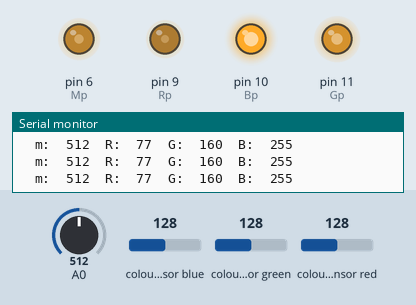
This sketch was run on a simulated Arduino Uno, built with avr-gcc and run on an emulated ATmega328P. On the bench: output pins drawn as LEDs (lit = HIGH), the last lines printed to the serial monitor. Dashed ring = blinking. The test bench sets the inputs (shaded band); at power-on: A0 = 512, colour sensor blue 128, colour sensor green 128, colour sensor red 128.

Above: at 1.29 s.
1.3 s: A0 set to 223
4.3 s: A0 set to 191
7.3 s: colour sensor blue set to 123
At 7.48 s:
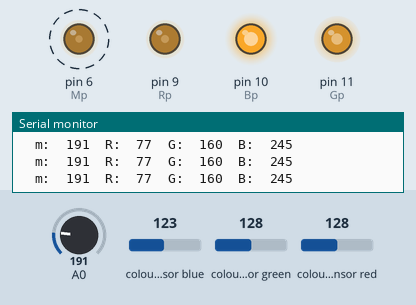
10.3 s: colour sensor green set to 5
At 10.47 s:
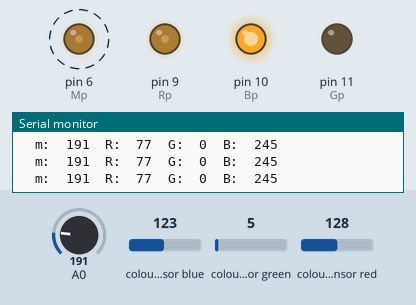
13.3 s: colour sensor red set to 5
At 13.45 s:
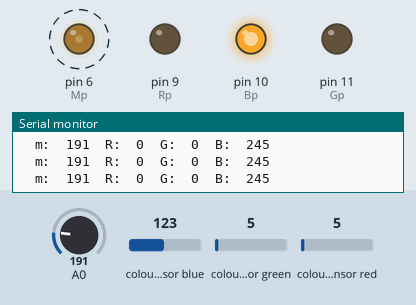
16.3 s: colour sensor blue set to 5
At 16.48 s:
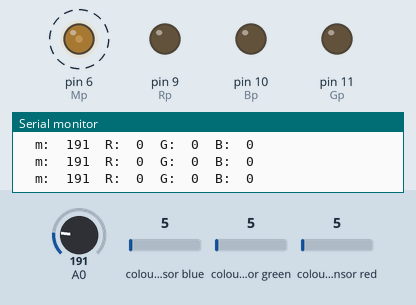
Timing chart, 0 to 20.3 s (numbered marks = the images above; inputs shaded):
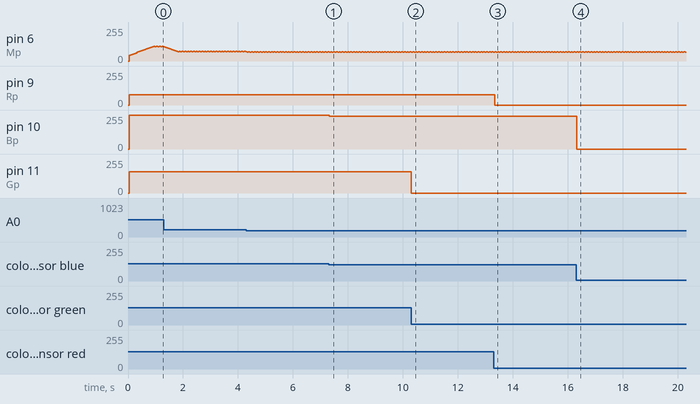

Measured:
- the behaviour switches between 127 and 126 on colour sensor blue (found by bisection; images 0 and 1)
- after the input at 7.3 s, pin 10 (Bp): 255/255 → 245/255 at once
- after the input at 10.3 s, pin 11 (Gp): 160/255 → 0/255 at once
- after the input at 13.3 s, pin 9 (Rp): 77/255 → 0/255 at once
- after the input at 16.3 s, pin 10 (Bp): 245/255 → 0/255 at once
- by itself, pin 6 (Mp): alternates 68/255 for 0.05 s and 64/255 for 0.05 s

The sketch:

sketch_nov05a.ino
```cpp
#include <Wire.h>
#include <Adafruit_TCS34725.h>
int Rp = 9;
int Gp = 11;
int Bp = 10;
int mp = 40;
int Mp = 6;

Adafruit_TCS34725 tcs = Adafruit_TCS34725(TCS34725_INTEGRATIONTIME_50MS, TCS34725_GAIN_4X);

void setup(){
Serial.begin(9600);
if (tcs.begin()) {
  Serial.println("Found sensor");
  } else {
    Serial.println("No TCS34725 found ... check your connections");
    while(1);
}
pinMode(A0, INPUT);
pinMode(Rp, OUTPUT);
pinMode(Bp, OUTPUT);
pinMode(Mp, OUTPUT);
pinMode(Gp, OUTPUT);
}

void loop(){
uint16_t clear, rd, gr, bl;
tcs.getRawData(&rd, &gr, &bl, &clear);
int r = map(rd, 0, 21504, 0, 1000);
int g = map(gr, 0, 21504, 0, 1700);
int b = map(bl, 0, 21504, 0, 2500);

int rs = analogRead(A0);
int m = map(rs,  0, 1023, 40, 180);
if(m != mp){mp += 4*(m - mp)/abs(m - mp);}

r = min(max(0, 2.5*r-40),255);
g = min(max(0, 2.5*g-40),255);
b = min(max(0, 2.5*b-40),255);

Serial.print("\tm:\t"); Serial.print(rs);
Serial.print("\tR:\t"); Serial.print(r);
Serial.print("\tG:\t"); Serial.print(g);
Serial.print("\tB:\t"); Serial.println(b);
analogWrite(Mp, mp);
analogWrite(Rp, r);
analogWrite(Gp, g);
analogWrite(Bp, b);

}
```
